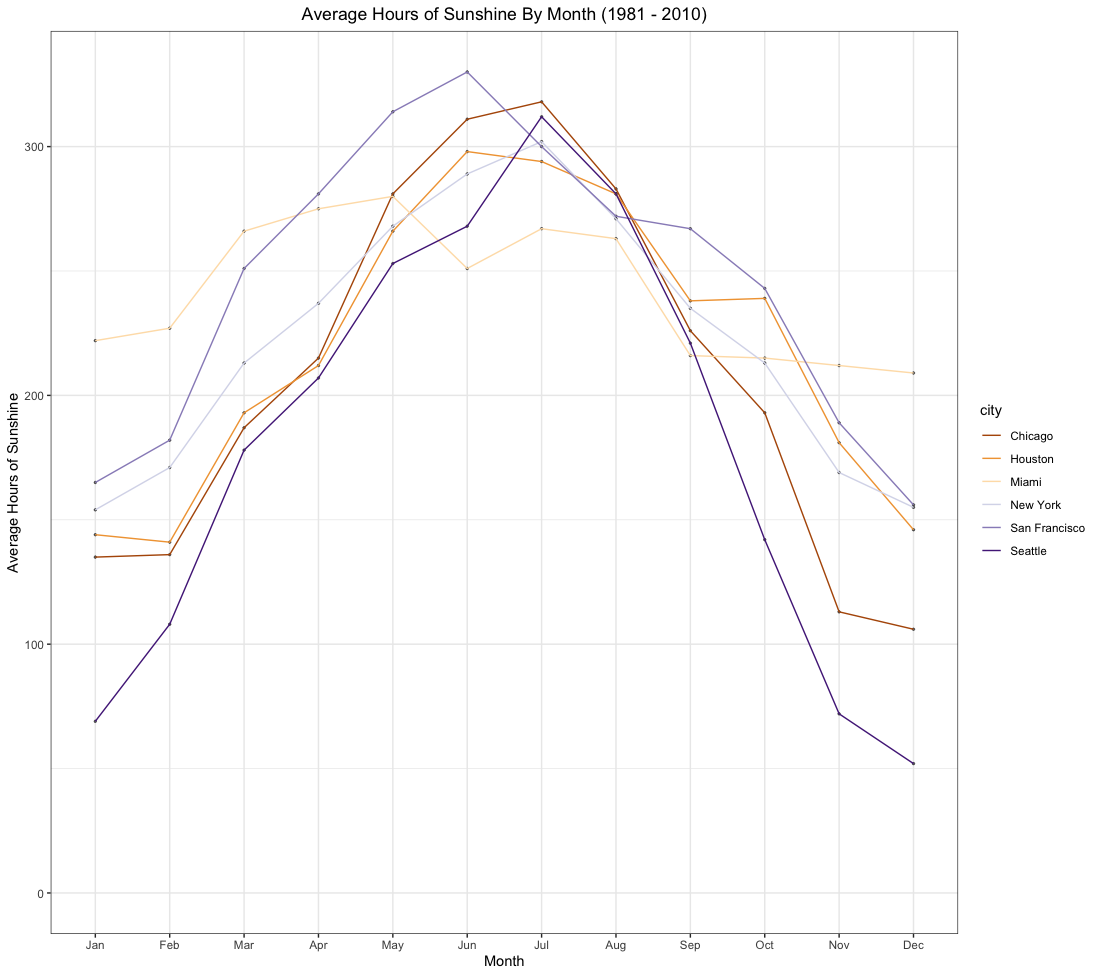

Here is the R script that generated this plot:
rm(list = ls())
getwd()
setwd('/Users/dongyangwang/Desktop/UW/CSE 512/Projects/Proj 1')

df <- read.csv('sunshine.csv')
library(ggplot2)

df$month = factor(df$month, 
                  levels = c("Jan", "Feb", "Mar", "Apr", "May","Jun",
                             "Jul", "Aug", "Sep" ,"Oct" ,"Nov" ,"Dec"))

ggplot(df, aes(x = month, y = sunshine)) +
  geom_point(size = 0.5, alpha =0.5) +
  geom_line(aes(group = city, color = city)) +
  scale_color_brewer(palette = "PuOr") +
  theme_bw() + 
  theme(plot.title = element_text(hjust = 0.5)) +
  coord_cartesian(ylim = c(0,NA)) +
  ggtitle("Average Hours of Sunshine By Month (1981 - 2010)") +
  xlab("Month") + 
  ylab("Average Hours of Sunshine") 
